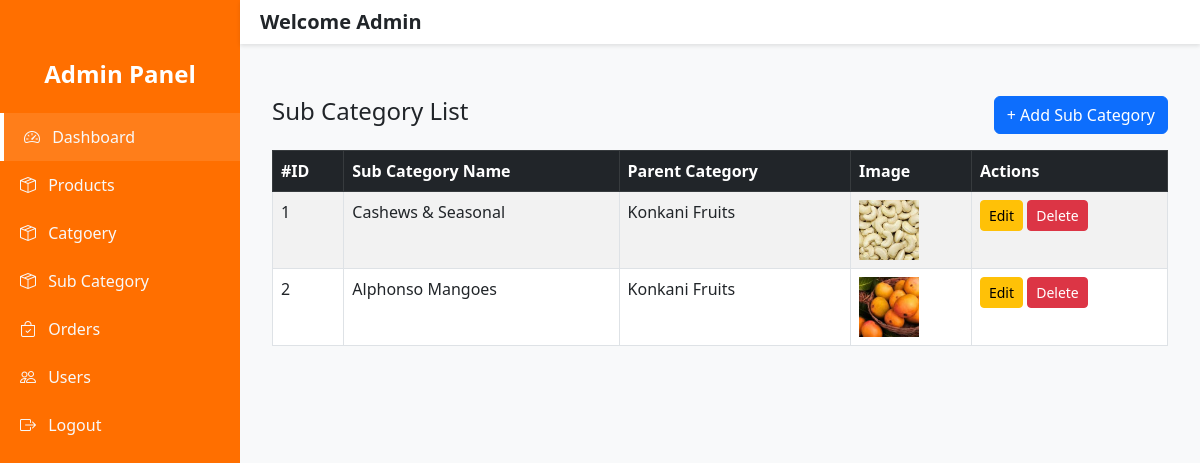
The app's page /admin/subCategoryList.php (signed in) with its own data.
### tables this page shows
CREATE TABLE `sub_category` (
    `id` INT AUTO_INCREMENT PRIMARY KEY,
    `category_id` INT NOT NULL,
    `sub_cat_name` VARCHAR(255) NOT NULL,
    `sub_cat_img` VARCHAR(255) NOT NULL
);

CREATE TABLE `category_master` (
    `id` INT AUTO_INCREMENT PRIMARY KEY,
    `category_name` VARCHAR(255) NOT NULL,
    `category_image` VARCHAR(255) NOT NULL
);

### admin/subCategoryList.php (the view)
<?php include('header.php'); ?>
<?php include('connection.php'); ?>
<main>
    <div class="content pt-5">
        <div class="container mt-5">
            <div class="d-flex justify-content-between align-items-center mb-3">
                <h4>Sub Category List</h4>
                <a href="addSubCategory.php" class="btn btn-primary">+ Add Sub Category</a>
            </div>
            <table class="table table-bordered table-striped">
                <thead class="table-dark">
                    <tr>
                        <th>#ID</th>
                        <th>Sub Category Name</th>
                        <th>Parent Category</th>
                        <th>Image</th>
                        <th>Actions</th>
                    </tr>
                </thead>
                <tbody>
                    <?php
                    $sql = "SELECT s.*, c.category_name
                            FROM sub_category s
                            JOIN category_master c ON s.category_id = c.id
                            ORDER BY s.id DESC";
                    $result = mysqli_query($conn, $sql);
                    $i = 1;
                    while ($row = mysqli_fetch_assoc($result)) {
                        $imagePath = "uploads/subcategory/" . $row['id'] . "/" . $row['sub_cat_img'];
                    ?>
                        <tr>
                            <td><?php echo $i++; ?></td>
                            <td><?php echo htmlspecialchars($row['sub_cat_name']); ?></td>
                            <td><?php echo htmlspecialchars($row['category_name']); ?></td>
                            <td>
                                <?php if (!empty($row['sub_cat_img']) && file_exists($imagePath)) { ?>
                                    <img src="<?php echo $imagePath; ?>" width="60" height="60" style="object-fit: cover;">
                                <?php } else {
                                    echo "No image";
                                } ?>
                            </td>
                            <td>
                                <a href="editSubCategory.php?id=<?php echo $row['id']; ?>" class="btn btn-sm btn-warning">Edit</a>
                                <a href="deleteSubCategory.php?id=<?php echo $row['id']; ?>" class="btn btn-sm btn-danger" onclick="return confirm('Are you sure you want to delete this subcategory?')">Delete</a>
                            </td>
                        </tr>
                    <?php } ?>
                </tbody>
            </table>
        </div>
    </div>
</main>
<?php include('footer.php'); ?>

### admin/header.php (style rules this page uses)
body { font-family: 'Segoe UI', sans-serif; background-color: #f8f9fa; overflow-x: hidden; }
.content { margin-left: 240px; padding: 20px; transition: margin-left 0.3s ease; }

### records on screen
sub_category: sub_cat_name "Cashews & Seasonal", category_master.category_name "Konkani Fruits", id+sub_cat_img (picture)
sub_category: sub_cat_name "Alphonso Mangoes", category_master.category_name "Konkani Fruits", id+sub_cat_img (picture)
